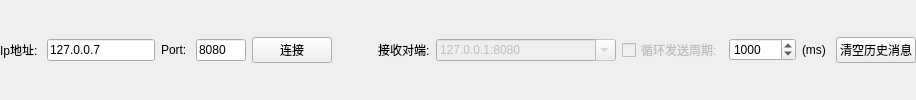
           <widget class="QWidget" name="widget_9" native="true">
            <property name="sizePolicy">
             <sizepolicy hsizetype="Preferred" vsizetype="Maximum">
              <horstretch>0</horstretch>
              <verstretch>0</verstretch>
             </sizepolicy>
            </property>
            <layout class="QHBoxLayout" name="horizontalLayout_11">
             <property name="leftMargin">
              <number>0</number>
             </property>
             <property name="topMargin">
              <number>0</number>
             </property>
             <property name="rightMargin">
              <number>0</number>
             </property>
             <property name="bottomMargin">
              <number>0</number>
             </property>
             <item>
              <widget class="QLabel" name="label_21">
               <property name="text">
                <string>Ip地址: </string>
               </property>
              </widget>
             </item>
             <item>
              <widget class="QLineEdit" name="lineEdit_udp_ip">
               <property name="sizePolicy">
                <sizepolicy hsizetype="Maximum" vsizetype="Fixed">
                 <horstretch>0</horstretch>
                 <verstretch>0</verstretch>
                </sizepolicy>
               </property>
               <property name="inputMask">
                <string/>
               </property>
               <property name="text">
                <string>127.0.0.7</string>
               </property>
               <property name="maxLength">
                <number>32767</number>
               </property>
              </widget>
             </item>
             <item>
              <widget class="QLabel" name="label_22">
               <property name="text">
                <string>Port: </string>
               </property>
              </widget>
             </item>
             <item>
              <widget class="QLineEdit" name="lineEdit_udp_port">
               <property name="maximumSize">
                <size>
                 <width>50</width>
                 <height>16777215</height>
                </size>
               </property>
               <property name="inputMask">
                <string>99999</string>
               </property>
               <property name="text">
                <string>8080</string>
               </property>
              </widget>
             </item>
             <item>
              <widget class="QPushButton" name="pushButton_udp_ok">
               <property name="text">
                <string>连接</string>
               </property>
              </widget>
             </item>
             <item>
              <spacer name="horizontalSpacer_3">
               <property name="orientation">
                <enum>Qt::Horizontal</enum>
               </property>
               <property name="sizeHint" stdset="0">
                <size>
                 <width>40</width>
                 <height>20</height>
                </size>
               </property>
              </spacer>
             </item>
             <item>
              <widget class="QLabel" name="label_23">
               <property name="text">
                <string>接收对端:</string>
               </property>
              </widget>
             </item>
             <item>
              <widget class="QComboBox" name="comboBox_udp">
               <property name="enabled">
                <bool>false</bool>
               </property>
               <property name="minimumSize">
                <size>
                 <width>180</width>
                 <height>0</height>
                </size>
               </property>
               <property name="editable">
                <bool>true</bool>
               </property>
               <item>
                <property name="text">
                 <string>127.0.0.1:8080</string>
                </property>
               </item>
              </widget>
             </item>
             <item>
              <widget class="QCheckBox" name="checkBox_udp_auto">
               <property name="enabled">
                <bool>false</bool>
               </property>
               <property name="text">
                <string>循环发送周期:</string>
               </property>
              </widget>
             </item>
             <item>
              <widget class="QSpinBox" name="spinBox_udp_auto">
               <property name="minimum">
                <number>100</number>
               </property>
               <property name="maximum">
                <number>1000000</number>
               </property>
               <property name="value">
                <number>1000</number>
               </property>
              </widget>
             </item>
             <item>
              <widget class="QLabel" name="label_24">
               <property name="text">
                <string>(ms) </string>
               </property>
              </widget>
             </item>
             <item>
              <widget class="QPushButton" name="pushButton_udp_clr">
               <property name="text">
                <string>清空历史消息</string>
               </property>
              </widget>
             </item>
            </layout>
           </widget>
